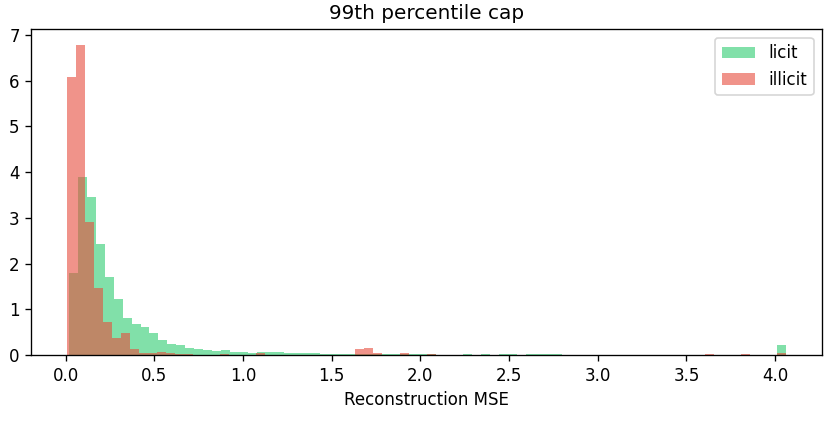
#> input picture reports/ae_errors_right.png, 840 x 425 px
$ python 25_regenerate_plots.py
#> lines starting #> are read from the running program, lines starting #| are printed output that depends on the picture
"""
Fix two plot issues for the LaTeX report:
1. Regenerate GNN progression as a proper 2-row stacked figure from CSV.
2. Crop the partial suptitle from ae_errors_right.png (appears between charts).

Outputs:
  reports/gnn_stacked_top.png    (F1 bar chart, full column width)
  reports/gnn_stacked_bot.png    (3-metric grouped bars, full column width)
  reports/ae_errors_right.png    (overwritten, top suptitle area cropped)
"""
import os
import numpy as np
import pandas as pd
import matplotlib
matplotlib.use("Agg")
import matplotlib.pyplot as plt
import matplotlib.patches as mpatches
from PIL import Image

REPORTS = os.path.join(os.path.dirname(__file__), "..", "reports")
CSV     = os.path.join(REPORTS, "gnn_experiments_table.csv")

# ─── 1. GNN stacked plots ────────────────────────────────────────────────────
df = pd.read_csv(CSV)
#> (reads reports/gnn_experiments_table.csv from the repository)

SAGE_COLOR = "#2980b9"
GAT_COLOR  = "#e74c3c"
is_sage = df["Name"].str.startswith(("GraphSAGE", "GraphSAGEv2"))

# --- top figure: F1 bar progression ---
fig, ax = plt.subplots(figsize=(9, 4))
colors = [SAGE_COLOR if s else GAT_COLOR for s in is_sage]
bars = ax.bar(df["Exp"], df["F1"], color=colors, edgecolor="white", width=0.7)
for bar, val in zip(bars, df["F1"]):
    ax.text(bar.get_x() + bar.get_width() / 2, bar.get_height() + 0.006,
            f"{val:.3f}", ha="center", fontsize=8, fontweight="bold")
ax.set_xticks(df["Exp"])
ax.set_xticklabels([f"Exp {i}" for i in df["Exp"]], rotation=45, ha="right", fontsize=8)
ax.set_ylabel("F1 — illicit class")
ax.set_ylim(0, 1.0)
ax.set_title("GNN Experiments — F1 Progression", fontsize=11, fontweight="bold")
ax.axhline(df["F1"].max(), color="gold", lw=1.5, ls="--",
           label=f"Best F1 = {df['F1'].max():.3f}")
ax.legend(handles=[
    mpatches.Patch(color=SAGE_COLOR, label="GraphSAGE family"),
    mpatches.Patch(color=GAT_COLOR,  label="GAT family"),
    plt.Line2D([0], [0], color="gold", lw=1.5, ls="--", label=f"Best F1={df['F1'].max():.3f}"),
], fontsize=8, loc="upper left")
plt.tight_layout()
out_top = os.path.join(REPORTS, "gnn_stacked_top.png")
plt.savefig(out_top, dpi=150, bbox_inches="tight")
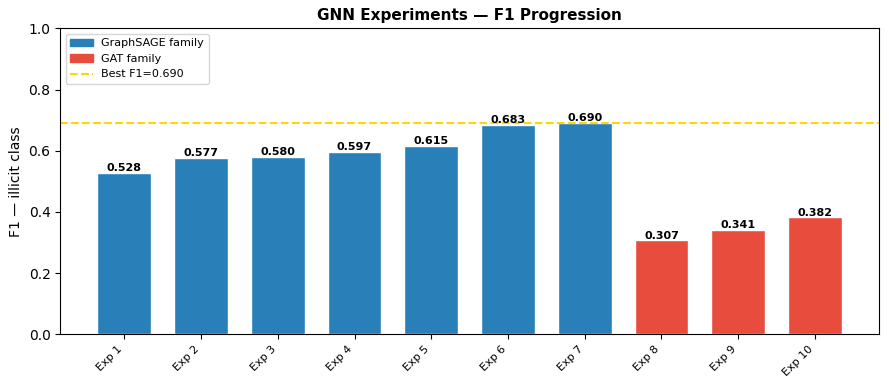
#> figure drawn by matplotlib, 1 panel; tallest bar 0.69 high, from x = 6.65 to 7.35
plt.close()
print(f"  Saved: {out_top}")

# --- bottom figure: 3-metric grouped bars ---
fig, ax = plt.subplots(figsize=(9, 4))
x = np.arange(len(df))
w = 0.25
ax.bar(x - w, df["F1"],       w, label="F1",      color="#2ecc71", edgecolor="white")
ax.bar(x,     df["ROC-AUC"],  w, label="ROC-AUC", color="#3498db", edgecolor="white")
ax.bar(x + w, df["Avg-Prec"], w, label="Avg-Prec", color="#9b59b6", edgecolor="white")
ax.set_xticks(x)
ax.set_xticklabels([f"E{i}" for i in df["Exp"]], fontsize=8)
ax.set_ylim(0, 1.05)
ax.set_ylabel("Score")
ax.set_title("All Metrics per Experiment", fontsize=11, fontweight="bold")
ax.legend(fontsize=9)
plt.tight_layout()
out_bot = os.path.join(REPORTS, "gnn_stacked_bot.png")
plt.savefig(out_bot, dpi=150, bbox_inches="tight")
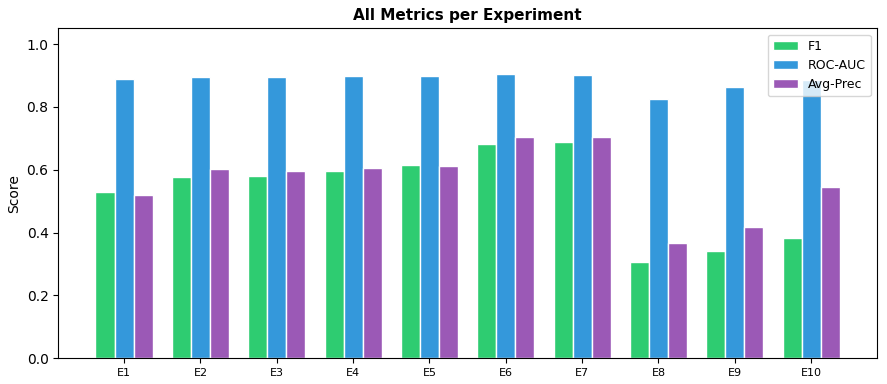
#> figure drawn by matplotlib, 1 panel; tallest bar 0.69 high, from x = 5.62 to 5.88; tallest bar 0.905 high, from x = 4.88 to 5.12; tallest bar 0.706 high, from x = 6.12 to 6.38
plt.close()
print(f"  Saved: {out_bot}")

# ─── 2. Crop partial suptitle from ae_errors_right.png ───────────────────────
ae_right_path = os.path.join(REPORTS, "ae_errors_right.png")
if not os.path.exists(ae_right_path):
    print(f"  SKIP (not found): ae_errors_right.png")
else:
    img = Image.open(ae_right_path)
#> img is the input picture: PIL image 840x425 RGBA; mean R, G, B, A 248.4, 247.7, 246.6, 255
    w, h = img.size
#> w = 840; h = 425
    # The partial suptitle text ("ction error distribution") sits at the very
    # top of this image (right half of the original wide figure).
    # Crop it by removing the top 55 pixels.
    CROP_TOP = 55
    cropped = img.crop((0, CROP_TOP, w, h))
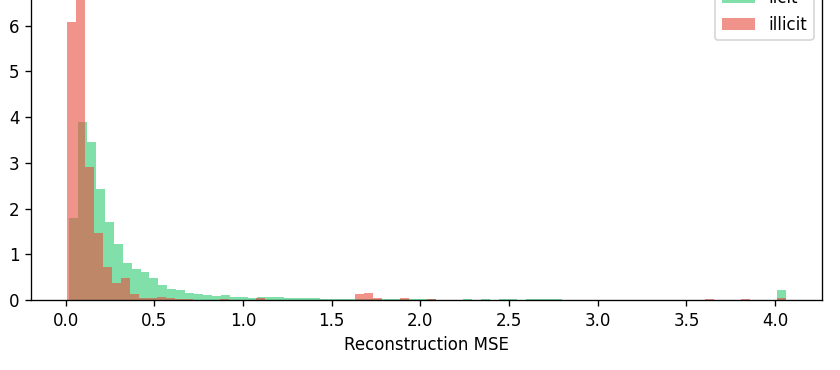
#> cropped: PIL image 840x370 RGBA; mean R, G, B, A 249.3, 248.4, 247.2, 255
    cropped.save(ae_right_path)
    print(f"  Cropped top {CROP_TOP}px from ae_errors_right.png  ({w}x{h} -> {w}x{h-CROP_TOP})")
#|   Cropped top 55px from ae_errors_right.png  (840x425 -> 840x370)

print("Done.")
